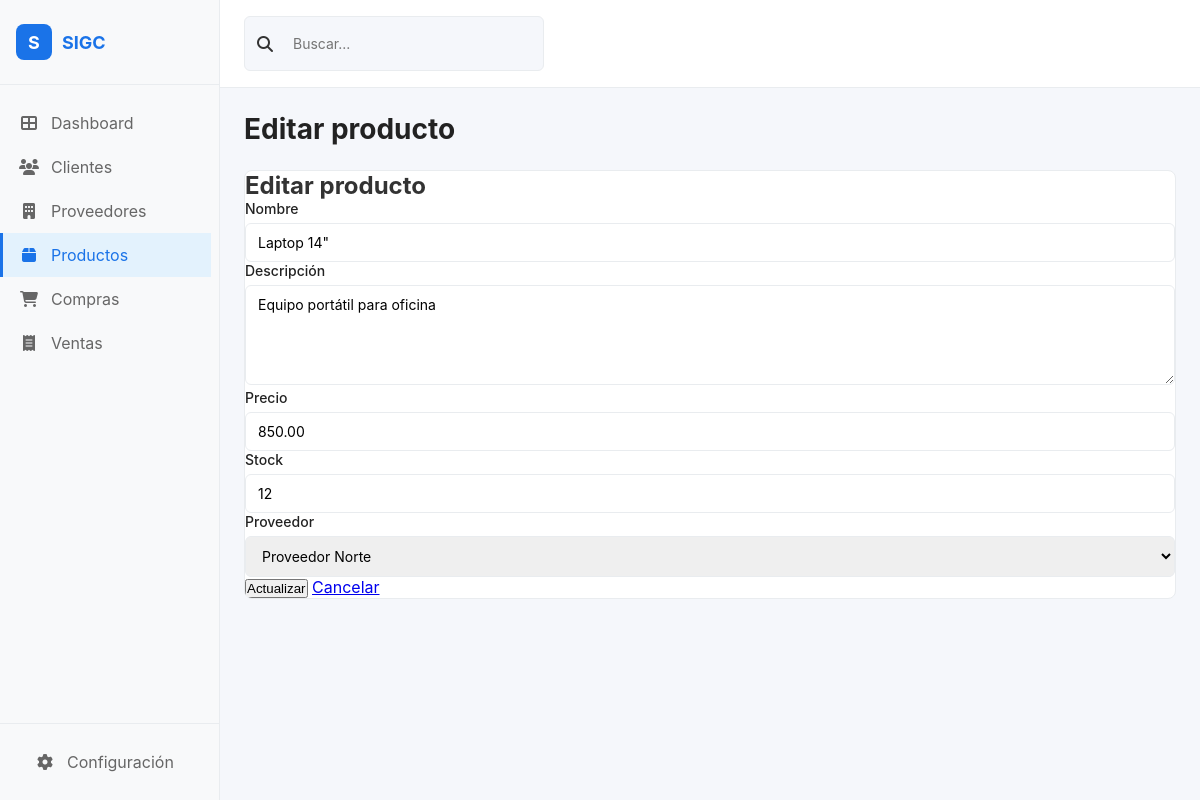
/modules/productos/update.php?id=1, run on the app's committed database.
### tables this page shows
CREATE TABLE IF NOT EXISTS productos (
  id INT AUTO_INCREMENT PRIMARY KEY,
  nombre VARCHAR(160) NOT NULL,
  descripcion TEXT,
  precio DECIMAL(10,2) NOT NULL DEFAULT 0,
  stock INT NOT NULL DEFAULT 0,
  proveedor_id INT,
  creado_en TIMESTAMP DEFAULT CURRENT_TIMESTAMP,
  CONSTRAINT fk_productos_proveedor FOREIGN KEY (proveedor_id) REFERENCES proveedores(id) ON DELETE SET NULL ON UPDATE CASCADE
);

CREATE TABLE IF NOT EXISTS proveedores (
  id INT AUTO_INCREMENT PRIMARY KEY,
  nombre VARCHAR(140) NOT NULL,
  contacto VARCHAR(140),
  telefono VARCHAR(60),
  email VARCHAR(160),
  direccion VARCHAR(200),
  creado_en TIMESTAMP DEFAULT CURRENT_TIMESTAMP
);

### modules/productos/update.php (the view, shortened to what this page needs)
<?php
require_once __DIR__ . '/../../config/layout.php';
$db = db();
$id = (int)($_GET['id'] ?? 0);
$productoStmt = $db->prepare('SELECT * FROM productos WHERE id = ?');
$productoStmt->execute([$id]);
$producto = $productoStmt->fetch();
$proveedores = $db->query('SELECT id, nombre FROM proveedores ORDER BY nombre')->fetchAll();
echo renderHeader('Editar producto');
?>
<div class="card">
  <h2>Editar producto</h2>
  <form method="post">
    <div>
      <label for="nombre">Nombre</label>
      <input required name="nombre" id="nombre" value="<?= htmlspecialchars($producto['nombre']) ?>" />
    </div>
    <div>
      <label for="descripcion">Descripción</label>
      <textarea name="descripcion" id="descripcion" rows="2"><?= htmlspecialchars($producto['descripcion']) ?></textarea>
    </div>
    <div>
      <label for="precio">Precio</label>
      <input type="number" step="0.01" name="precio" id="precio" value="<?= htmlspecialchars($producto['precio']) ?>" />
    </div>
    <div>
      <label for="stock">Stock</label>
      <input type="number" name="stock" id="stock" value="<?= htmlspecialchars($producto['stock']) ?>" />
    </div>
    <div>
      <label for="proveedor_id">Proveedor</label>
      <select name="proveedor_id" id="proveedor_id">
        <?php foreach ($proveedores as $pr): ?>
          <option value="<?= $pr['id'] ?>" <?= $producto['proveedor_id'] == $pr['id'] ? 'selected' : '' ?>><?= htmlspecialchars($pr['nombre']) ?></option>
        <?php endforeach; ?>
      </select>
    </div>
    <div>
      <button class="btn" type="submit">Actualizar</button>
      <a class="btn secondary" href="read.php">Cancelar</a>
    </div>
  </form>
</div>
<?php echo renderFooter(); ?>

### config/layout.php (style rules this page uses)
* { margin: 0; padding: 0; box-sizing: border-box; }
body { font-family: -apple-system, BlinkMacSystemFont, 'Segoe UI', Roboto, 'Helvetica Neue', Arial, sans-serif; background: #f5f7fb; color: #333; }
.card { background: white; border-radius: 8px; border: 1px solid #e9ecef; overflow: hidden; margin-bottom: 24px; }
label { display: block; margin-bottom: 6px; font-weight: 500; color: #222; font-size: 14px; }
input, textarea, select { width: 100%; padding: 10px 12px; border: 1px solid #e9ecef; border-radius: 6px; font-family: inherit; font-size: 14px; transition: border-color 0.2s; }
textarea { resize: vertical; min-height: 100px; }

### data on the page
productos: nombre "Laptop 14\"", descripcion "Equipo portátil para oficina", precio "850.00", stock "12", proveedor_id "Proveedor Norte"

### other printed values
$pageTitle "Editar producto"
